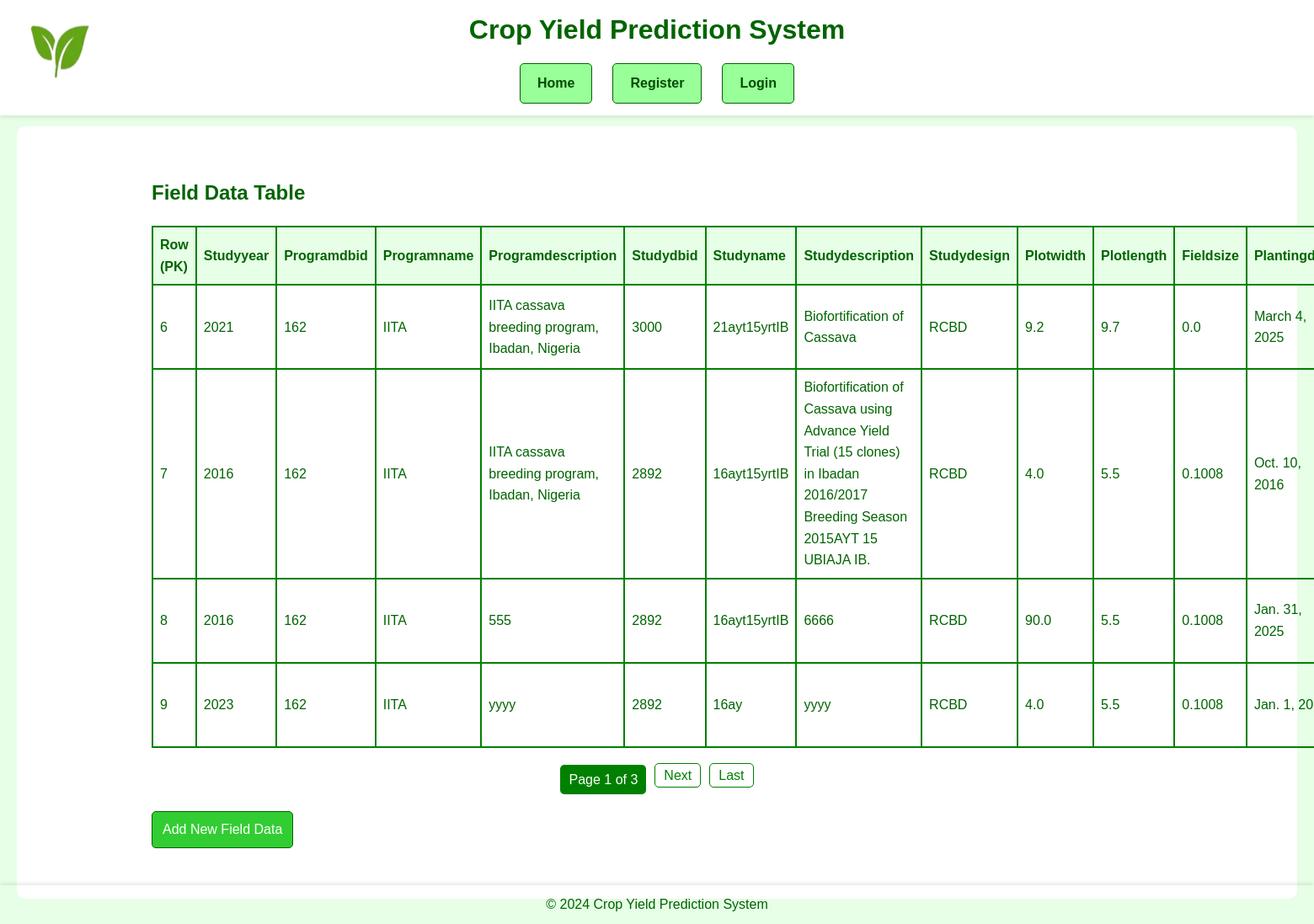
The app's page /table (signed in) with its own data.
### django_nlp_integration/nlp_app/models.py (models this page shows, shortened)
class FieldData(models.Model):
    studyYear = models.IntegerField(blank=True, null=True)
    programDbId = models.CharField(max_length=255, blank=True, null=True)
    programName = models.CharField(max_length=255, blank=True, null=True)
    programDescription = models.TextField(blank=True, null=True)
    studyDbId = models.CharField(max_length=255, blank=True, null=True)
    studyName = models.CharField(max_length=255, blank=True, null=True)
    studyDescription = models.TextField(blank=True, null=True)
    studyDesign = models.CharField(max_length=255, blank=True, null=True)
    plotWidth = models.FloatField(blank=True, null=True)
    plotLength = models.FloatField(blank=True, null=True)
    fieldSize = models.FloatField(blank=True, null=True)
    plantingDate = models.DateField(blank=True, null=True)
    harvestDate = models.DateField(blank=True, null=True)
    locationDbId = models.CharField(max_length=255, blank=True, null=True)
    locationName = models.CharField(max_length=255, blank=True, null=True)
    germplasmDbId = models.CharField(max_length=255, blank=True, null=True)
    germplasmName = models.CharField(max_length=255, blank=True, null=True)
    germplasmSynonyms = models.CharField(max_length=255, blank=True, null=True)
    observationLevel = models.CharField(max_length=255, blank=True, null=True)
    observationUnitDbId = models.CharField(max_length=255, blank=True, null=True)
    observationUnitName = models.CharField(max_length=255, blank=True, null=True)
    replicate = models.IntegerField(blank=True, null=True)
    blockNumber = models.IntegerField(blank=True, null=True)
    plotNumber = models.IntegerField(blank=True, null=True)
    entryType = models.CharField(max_length=255, blank=True, null=True)
    boiled_storage_root_color = models.CharField(max_length=255, blank=True, null=True)
    cassava_anthractnose_disease_incidence_6_month = models.FloatField(blank=True, null=True)
    cassava_anthractnose_disease_incidence_9_month = models.FloatField(blank=True, null=True)
    cassava_anthractnose_disease_severity_6_month = models.FloatField(blank=True, null=True)
    cassava_anthractnose_disease_severity_9_month = models.FloatField(blank=True, null=True)
    cassava_bacterial_blight_incidence_3_month = models.FloatField(blank=True, null=True)
    cassava_bacterial_blight_incidence_6_month = models.FloatField(blank=True, null=True)
    cassava_bacterial_blight_severity_3_month = models.FloatField(blank=True, null=True)
    cassava_bacterial_blight_severity_6_month = models.FloatField(blank=True, null=True)
    cassava_green_mite_severity_first_evaluation = models.FloatField(blank=True, null=True)
    cassava_green_mite_severity_second_evaluation = models.FloatField(blank=True, null=True)
    cassava_mosaic_disease_incidence_1_month = models.FloatField(blank=True, null=True)
    cassava_mosaic_disease_incidence_3_month = models.FloatField(blank=True, null=True)
    cassava_mosaic_disease_incidence_6_month = models.FloatField(blank=True, null=True)
    cassava_mosaic_disease_severity_1_month = models.FloatField(blank=True, null=True)
    cassava_mosaic_disease_severity_3_month = models.FloatField(blank=True, null=True)
    cassava_mosaic_disease_severity_6_month = models.FloatField(blank=True, null=True)
    dry_matter_content_specific_gravity_method = models.FloatField(blank=True, null=True)
    dry_matter_content_percentage = models.FloatField(blank=True, null=True)
    ease_of_peeling_root_cortex_visual_rating = models.IntegerField(blank=True, null=True)
    first_apical_branch_height_cm = models.FloatField(blank=True, null=True)
    fresh_shoot_weight_kg_per_plot = models.FloatField(blank=True, null=True)
    fresh_storage_root_weight_per_plot = models.FloatField(blank=True, null=True)
    harvest_index_variable = models.FloatField(blank=True, null=True)
    initial_vigor_assessment = models.IntegerField(blank=True, null=True)
    number_of_planted_stakes_per_plot = models.IntegerField(blank=True, null=True)
    plant_architecture_visual_rating = models.IntegerField(blank=True, null=True)
    plant_stands_harvested_counting = models.IntegerField(blank=True, null=True)
    poundability_assessment = models.IntegerField(blank=True, null=True)
    proportion_lodged_plants_percentage = models.FloatField(blank=True, null=True)
    root_neck_length_visual_rating = models.IntegerField(blank=True, null=True)
    root_number_counting = models.IntegerField(blank=True, null=True)
    rotted_storage_root_counting = models.IntegerField(blank=True, null=True)
    specific_gravity = models.FloatField(blank=True, null=True)
    sprout_count_nine_month = models.IntegerField(blank=True, null=True)
    sprout_count_one_month = models.IntegerField(blank=True, null=True)
    sprout_count_six_month = models.IntegerField(blank=True, null=True)
    sprout_count_three_month = models.IntegerField(blank=True, null=True)
    sprouting_proportion = models.FloatField(blank=True, null=True)
    storage_root_cortex_color_visual_rating = models.IntegerField(blank=True, null=True)
    storage_root_periderm_color_visual_rating = models.IntegerField(blank=True, null=True)
    storage_root_pulp_color_visual_rating = models.IntegerField(blank=True, null=True)
    storage_root_shape_visual_rating = models.IntegerField(blank=True, null=True)
    storage_root_size_visual_rating = models.IntegerField(blank=True, null=True)
    taste_of_boiled_root_rating = models.IntegerField(blank=True, null=True)
    top_yield = models.FloatField(blank=True, null=True)
    total_carotenoid_chart_1_8 = models.FloatField(blank=True, null=True)
    total_carotenoid_iCheck_method = models.FloatField(blank=True, null=True)

### django_nlp_integration/nlp_app/views.py (the view, shortened to what this page needs)
# urls.py: path('table', views.table, name='table'),
@login_required
def table(request):
    fielddata_list = FieldData.objects.all()
    fields = [field.name for field in FieldData._meta.fields if field.name != "id"]
    paginator = Paginator(fielddata_list, 4)  # Show 4 records per page
    page_number = request.GET.get("page")
    fielddata = paginator.get_page(page_number)
    if request.method == "POST" and "create" in request.POST:
        new_data = {field: request.POST.get(field, "") for field in fields}
        FieldData.objects.create(**new_data)
        return redirect("table")
    if request.method == "POST" and "delete" in request.POST:
        record_id = request.POST.get("id")
        FieldData.objects.filter(id=record_id).delete()
        return redirect("table")
    return render(request, "nlp_app/table.html", {"fielddata": fielddata, "fields": fields})

### django_nlp_integration/nlp_app/templatetags/custom_filters.py (called while the page is built)
@register.filter
def getattr_custom(obj, attr):
    return getattr(obj, attr, "")

### django_nlp_integration/nlp_app/templates/nlp_app/table.html (shortened to what this page needs)
{% extends 'base_generic.html' %}
{% block content %}
{% load custom_filters %}
<div class="container mt-4">
    <h2>Field Data Table</h2>
    <table class="table">
        <thead>
            <tr>
                <th>Row (PK)</th>
                {% for field in fields %}
                    <th>{{ field|title }}</th>
                {% endfor %}
            </tr>
        </thead>
        <tbody>
            {% for record in fielddata %}
            <tr>
                <td>{{ record.pk }}</td>
                {% for field in fields %}
                    <td data-pk="{{ record.pk }}" data-field="{{ field }}">
                        {{ record|getattr_custom:field }}
                    </td>
                {% endfor %}
            </tr>
            {% endfor %}
        </tbody>
    </table>
    <ul class="pagination">
        <li class="current">Page {{ fielddata.number }} of {{ fielddata.paginator.num_pages }}</li>
        {% if fielddata.has_next %}
            <li><a href="?page={{ fielddata.next_page_number }}">Next</a></li>
            <li><a href="?page={{ fielddata.paginator.num_pages }}">Last</a></li>
        {% endif %}
    </ul>
    <a class="btn btn-add" href="{% url 'fielddata_create' %}">Add New Field Data</a>
</div>
{% endblock %}

### static/css/global.css (style rules this page uses)
body { background-color: #f0fff0; color: #006400; font-family: 'Arial', sans-serif; margin: 0; padding: 0; line-height: 1.6; }
.container { max-width: 1200px; margin: 0 auto; padding: 20px; }
.btn { display: inline-block; padding: 8px 12px; background-color: #32cd32; color: white; text-align: center; text-decoration: none; border-radius: 5px; margin: 4px 2px; transition: background-color 0.3s ease, transform 0.2s ease; border: 1px solid #006400; }
.btn-add { display: block; width: fit-content; margin: 20px 0; }

### django_nlp_integration/nlp_app/templates/nlp_app/table.html (style rules this page uses)
table { border: 2px solid green; border-collapse: collapse; width: 100%; }
th, td { border: 2px solid green; padding: 8px; text-align: left; }
th { background-color: #e6ffe6; }
.pagination { margin-top: 20px; display: flex; justify-content: center; list-style: none; padding: 0; }
.pagination li { margin: 0 5px; }
.pagination a { text-decoration: none; padding: 5px 10px; border: 1px solid green; color: green; border-radius: 5px; }
.pagination .current { background-color: green; color: white; padding: 5px 10px; border-radius: 5px; }

### records on screen
FieldData: pk "6", fields "2021" "162" "IITA" "IITA cassava breeding program, Ibadan, Nigeria" "3000" "21ayt15yrtIB" "Biofortification of Cassava" "RCBD" "9.2" "9.7" "0.0" "March 4, 2025"
FieldData: pk "7", fields "2016" "162" "IITA" "IITA cassava breeding program, Ibadan, Nigeria" "2892" "16ayt15yrtIB" "Biofortification of Cassava using Advance Yield Trial (15 clones) in Ibadan 2016/2017 Breeding Season 2015AYT 15 UBIAJA IB." "RCBD" "4.0" "5.5" "0.1008" "Oct. 10, 2016"
FieldData: pk "8", fields "2016" "162" "IITA" "555" "2892" "16ayt15yrtIB" "6666" "RCBD" "90.0" "5.5" "0.1008" "Jan. 31, 2025"
FieldData: pk "9", fields "2023" "162" "IITA" "yyyy" "2892" "16ay" "yyyy" "RCBD" "4.0" "5.5" "0.1008" "Jan. 1,…"

### other values on screen
{{ field|title }} "Studyyear" "Programdbid" "Programname" "Programdescription" "Studydbid" "Studyname" "Studydescription" "Studydesign" "Plotwidth" "Plotlength" "Fieldsize"
{{ fielddata.number }} "1"
{{ fielddata.paginator.num_pages }} "3"
